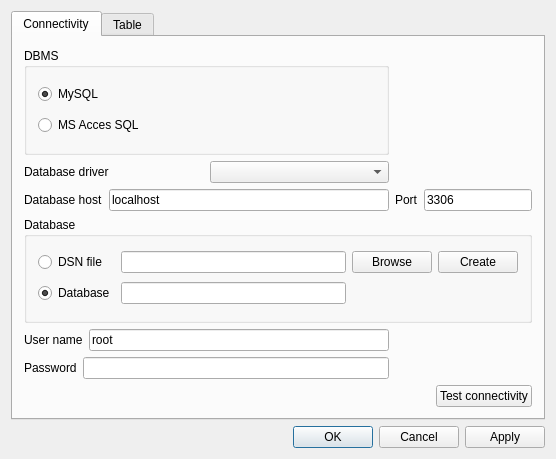
<?xml version="1.0" encoding="UTF-8"?>
<ui version="4.0">
 <class>DataSearchConfig</class>
 <widget class="QDialog" name="DataSearchConfig">
  <property name="geometry">
   <rect>
    <x>0</x>
    <y>0</y>
    <width>556</width>
    <height>459</height>
   </rect>
  </property>
  <property name="windowTitle">
   <string>DataSearchConfig</string>
  </property>
  <layout class="QGridLayout" name="gridLayout_6">
   <item row="0" column="0" colspan="3">
    <widget class="QTabWidget" name="tabConfigs">
     <property name="currentIndex">
      <number>0</number>
     </property>
     <widget class="QWidget" name="tabConnectivity">
      <attribute name="title">
       <string>Connectivity</string>
      </attribute>
      <layout class="QGridLayout" name="gridLayout_4">
       <item row="0" column="0">
        <widget class="QGroupBox" name="btnGroup_DBMS">
         <property name="title">
          <string>DBMS</string>
         </property>
         <property name="checkable">
          <bool>false</bool>
         </property>
         <layout class="QGridLayout" name="gridLayout_2">
          <item row="0" column="0">
           <widget class="QRadioButton" name="rad_DBMS_MySql">
            <property name="text">
             <string>MySQL</string>
            </property>
            <property name="checked">
             <bool>true</bool>
            </property>
           </widget>
          </item>
          <item row="1" column="0">
           <widget class="QRadioButton" name="rad_DBMS_MSAcces">
            <property name="text">
             <string>MS Acces SQL</string>
            </property>
           </widget>
          </item>
         </layout>
        </widget>
       </item>
       <item row="1" column="0">
        <layout class="QHBoxLayout" name="horizontalLayout">
         <item>
          <widget class="QLabel" name="label">
           <property name="text">
            <string>Database driver</string>
           </property>
          </widget>
         </item>
         <item>
          <widget class="QComboBox" name="combo_DBdriver"/>
         </item>
        </layout>
       </item>
       <item row="2" column="0">
        <layout class="QHBoxLayout" name="horizontalLayout_4">
         <item>
          <widget class="QLabel" name="label_2">
           <property name="text">
            <string>Database host</string>
           </property>
          </widget>
         </item>
         <item>
          <widget class="QLineEdit" name="edt_DBhost">
           <property name="text">
            <string>localhost</string>
           </property>
          </widget>
         </item>
        </layout>
       </item>
       <item row="2" column="1" colspan="2">
        <layout class="QHBoxLayout" name="horizontalLayout_5">
         <item>
          <widget class="QLabel" name="label_6">
           <property name="text">
            <string>Port</string>
           </property>
          </widget>
         </item>
         <item>
          <widget class="QLineEdit" name="edt_DBport">
           <property name="text">
            <string>3306</string>
           </property>
          </widget>
         </item>
        </layout>
       </item>
       <item row="3" column="0" colspan="3">
        <widget class="QGroupBox" name="groupBox">
         <property name="title">
          <string>Database</string>
         </property>
         <layout class="QGridLayout" name="gridLayout_3">
          <item row="0" column="0">
           <widget class="QRadioButton" name="rad_DB_DSNfile">
            <property name="text">
             <string>DSN file</string>
            </property>
            <attribute name="buttonGroup">
             <string>btnGroup_DataBase</string>
            </attribute>
           </widget>
          </item>
          <item row="0" column="1">
           <widget class="QLineEdit" name="edt_DSNfile"/>
          </item>
          <item row="0" column="2">
           <widget class="QPushButton" name="btn_BrowseDsnFile">
            <property name="text">
             <string>Browse</string>
            </property>
           </widget>
          </item>
          <item row="0" column="3">
           <widget class="QPushButton" name="btn_CreateDsnFile">
            <property name="text">
             <string>Create</string>
            </property>
           </widget>
          </item>
          <item row="1" column="0">
           <widget class="QRadioButton" name="rad_DB">
            <property name="text">
             <string>Database</string>
            </property>
            <property name="checked">
             <bool>true</bool>
            </property>
            <attribute name="buttonGroup">
             <string>btnGroup_DataBase</string>
            </attribute>
           </widget>
          </item>
          <item row="1" column="1">
           <widget class="QLineEdit" name="edt_DBname"/>
          </item>
         </layout>
        </widget>
       </item>
       <item row="4" column="0">
        <layout class="QHBoxLayout" name="horizontalLayout_2">
         <item>
          <widget class="QLabel" name="label_4">
           <property name="text">
            <string>User name</string>
           </property>
          </widget>
         </item>
         <item>
          <widget class="QLineEdit" name="edt_Username">
           <property name="text">
            <string>root</string>
           </property>
          </widget>
         </item>
        </layout>
       </item>
       <item row="5" column="0">
        <layout class="QHBoxLayout" name="horizontalLayout_3">
         <item>
          <widget class="QLabel" name="label_5">
           <property name="text">
            <string>Password</string>
           </property>
          </widget>
         </item>
         <item>
          <widget class="QLineEdit" name="edt_Password">
           <property name="echoMode">
            <enum>QLineEdit::Password</enum>
           </property>
          </widget>
         </item>
        </layout>
       </item>
       <item row="6" column="0" colspan="2">
        <spacer name="horizontalSpacer">
         <property name="orientation">
          <enum>Qt::Horizontal</enum>
         </property>
         <property name="sizeHint" stdset="0">
          <size>
           <width>394</width>
           <height>20</height>
          </size>
         </property>
        </spacer>
       </item>
       <item row="6" column="2">
        <widget class="QPushButton" name="btnTestConnectivity">
         <property name="text">
          <string>Test connectivity</string>
         </property>
        </widget>
       </item>
      </layout>
     </widget>
     <widget class="QWidget" name="tabTable">
      <attribute name="title">
       <string>Table</string>
      </attribute>
      <layout class="QGridLayout" name="gridLayout_5">
       <item row="0" column="0">
        <layout class="QHBoxLayout" name="horizontalLayout_6">
         <item>
          <widget class="QLabel" name="label_3">
           <property name="text">
            <string>Table name</string>
           </property>
          </widget>
         </item>
         <item>
          <widget class="QLineEdit" name="edt_Tablename"/>
         </item>
        </layout>
       </item>
       <item row="0" column="1" rowspan="5">
        <widget class="QGroupBox" name="groupBox_2">
         <property name="title">
          <string>Available tables</string>
         </property>
         <layout class="QGridLayout" name="gridLayout">
          <item row="1" column="0">
           <spacer name="horizontalSpacer_2">
            <property name="orientation">
             <enum>Qt::Horizontal</enum>
            </property>
            <property name="sizeHint" stdset="0">
             <size>
              <width>71</width>
              <height>20</height>
             </size>
            </property>
           </spacer>
          </item>
          <item row="1" column="1">
           <layout class="QVBoxLayout" name="verticalLayout">
            <item>
             <widget class="QPushButton" name="btn_RefeshTableList">
              <property name="text">
               <string>Refresh list</string>
              </property>
             </widget>
            </item>
            <item>
             <widget class="QPushButton" name="btn_UseTable">
              <property name="text">
               <string>Use table</string>
              </property>
             </widget>
            </item>
           </layout>
          </item>
          <item row="1" column="2">
           <spacer name="horizontalSpacer_4">
            <property name="orientation">
             <enum>Qt::Horizontal</enum>
            </property>
            <property name="sizeHint" stdset="0">
             <size>
              <width>70</width>
              <height>20</height>
             </size>
            </property>
           </spacer>
          </item>
          <item row="0" column="0" colspan="3">
           <widget class="QListWidget" name="lst_Tables"/>
          </item>
         </layout>
        </widget>
       </item>
       <item row="1" column="0">
        <widget class="QPushButton" name="btn_CreateTable">
         <property name="text">
          <string>Create table using inbuilt script </string>
         </property>
        </widget>
       </item>
       <item row="2" column="0">
        <spacer name="verticalSpacer_2">
         <property name="orientation">
          <enum>Qt::Vertical</enum>
         </property>
         <property name="sizeHint" stdset="0">
          <size>
           <width>20</width>
           <height>13</height>
          </size>
         </property>
        </spacer>
       </item>
       <item row="3" column="0">
        <widget class="QPushButton" name="btnImportCSV">
         <property name="text">
          <string>Import CSV</string>
         </property>
        </widget>
       </item>
       <item row="4" column="0">
        <spacer name="verticalSpacer">
         <property name="orientation">
          <enum>Qt::Vertical</enum>
         </property>
         <property name="sizeHint" stdset="0">
          <size>
           <width>20</width>
           <height>282</height>
          </size>
         </property>
        </spacer>
       </item>
      </layout>
     </widget>
    </widget>
   </item>
   <item row="1" column="0">
    <spacer name="horizontalSpacer_3">
     <property name="orientation">
      <enum>Qt::Horizontal</enum>
     </property>
     <property name="sizeHint" stdset="0">
      <size>
       <width>288</width>
       <height>20</height>
      </size>
     </property>
    </spacer>
   </item>
   <item row="1" column="1">
    <widget class="QDialogButtonBox" name="btnGroup_Accept">
     <property name="standardButtons">
      <set>QDialogButtonBox::Cancel|QDialogButtonBox::Ok</set>
     </property>
    </widget>
   </item>
   <item row="1" column="2">
    <widget class="QPushButton" name="btn_Apply">
     <property name="text">
      <string>Apply</string>
     </property>
    </widget>
   </item>
  </layout>
 </widget>
 <layoutdefault spacing="6" margin="11"/>
 <resources/>
 <connections>
  <connection>
   <sender>btnGroup_Accept</sender>
   <signal>rejected()</signal>
   <receiver>DataSearchConfig</receiver>
   <slot>reject()</slot>
   <hints>
    <hint type="sourcelabel">
     <x>327</x>
     <y>425</y>
    </hint>
    <hint type="destinationlabel">
     <x>243</x>
     <y>425</y>
    </hint>
   </hints>
  </connection>
  <connection>
   <sender>btnGroup_Accept</sender>
   <signal>accepted()</signal>
   <receiver>DataSearchConfig</receiver>
   <slot>accept()</slot>
   <hints>
    <hint type="sourcelabel">
     <x>321</x>
     <y>436</y>
    </hint>
    <hint type="destinationlabel">
     <x>134</x>
     <y>419</y>
    </hint>
   </hints>
  </connection>
 </connections>
 <buttongroups>
  <buttongroup name="btnGroup_DataBase"/>
 </buttongroups>
</ui>
